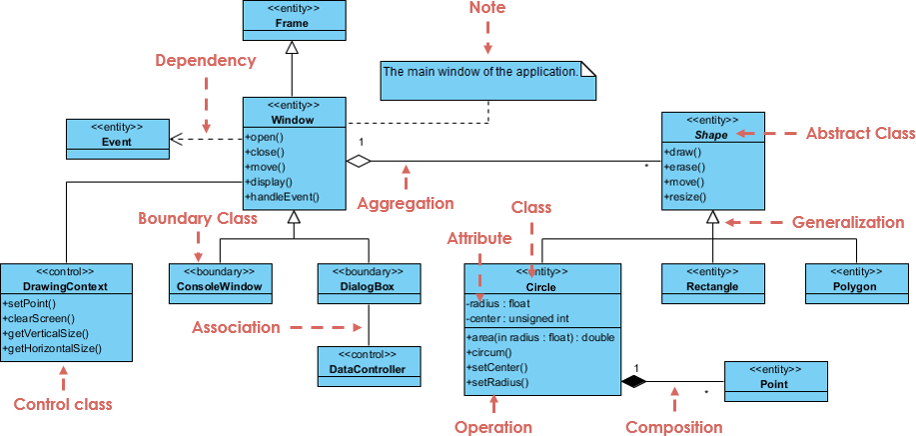
#> input picture Images-2/18-uml-class-diagram-example-gui.jpg, 916 x 436 px; its folder holds only this picture in this run
$ python bgremoval_uml.py
#> lines starting #> are read from the running program, lines starting #| are printed output that depends on the picture; after the words box and inside, x2 and y2 are one past the last pixel; in counts of white or black regions, pixels touching at a corner belong together
from PIL import Image
import cv2
import numpy as np
import glob
import pandas as pd
def find_exterior_edges(image_path):
    # Load the image
    img = Image.open(image_path)
#> img is the input picture: PIL image 916x436 RGB; mean R, G, B 216.4, 232.7, 240.7

    # Convert the image to grayscale
    gray_img = img.convert("L")
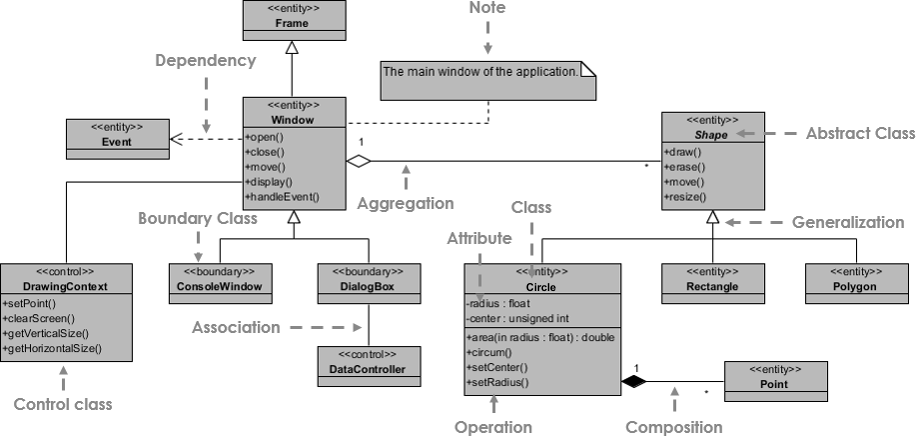
#> gray_img: PIL image 916x436 L; min 0, max 255, mean 228.7

    # Convert PIL Image to numpy array
    np_img = np.array(gray_img)

    np_blurred = cv2.GaussianBlur(np_img, (3,3), 0)
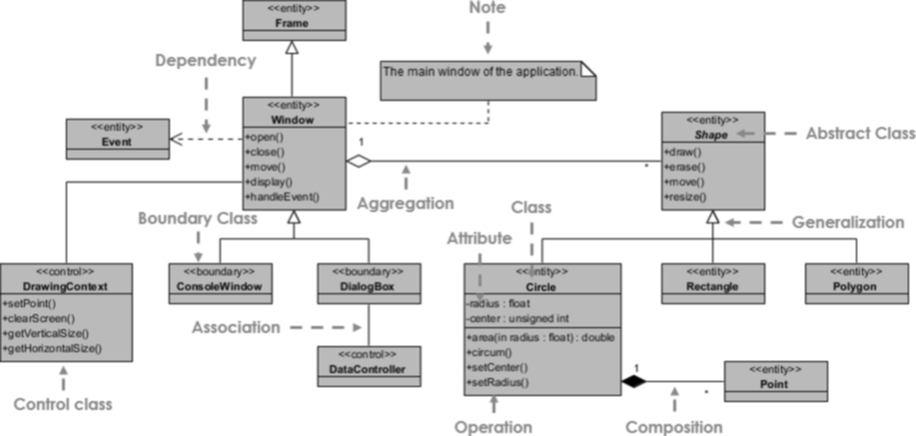
#> np_blurred: shape (436, 916); min 0, max 255, mean 228.8
    # apply morphology
    # Apply adaptive thresholding
    binary = cv2.adaptiveThreshold(np_blurred, 255, cv2.ADAPTIVE_THRESH_GAUSSIAN_C, cv2.THRESH_BINARY_INV, 11, 2)
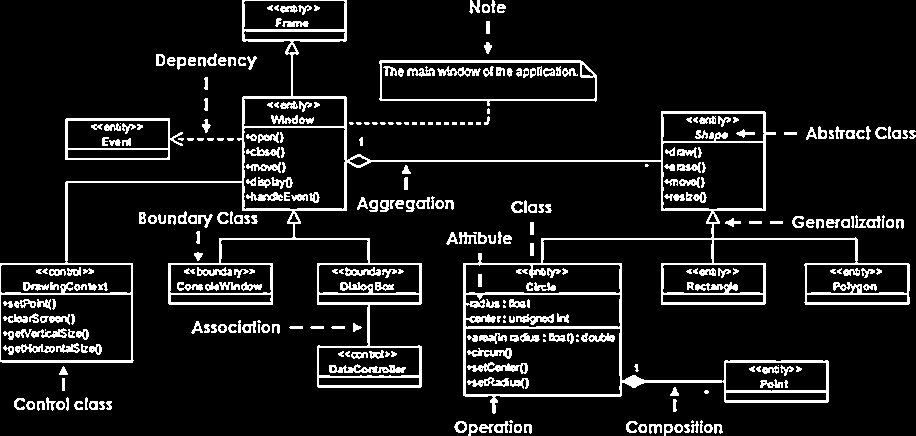
#> binary: shape (436, 916); 10% white; 338 white regions (46 under 20 px)

    # Find contours
    contours, _ = cv2.findContours(binary, cv2.RETR_EXTERNAL, cv2.CHAIN_APPROX_SIMPLE)
#> contours = 166 contours, 43 with area under 20; largest, box (x1, y1, x2, y2) and area: (0, 0, 910, 414) 88556, (379, 60, 597, 106) 8542, (65, 118, 183, 160) 4304, (454, 421, 467, 433) 106, (494, 421, 512, 433) 94

    # Apply erosion and d
    # Create a mask for exterior edges
    exterior_edges_mask = np.zeros_like(binary)

    # Draw filled contours on the mask
    areas=[]
    for contour in contours:
        area = cv2.contourArea(contour)
        areas.append(area)
#> this loop made 166 passes
#> area on passes 1 to 3: 36, 54, 24
#> after the loop, areas = 166 values, max 88556.5 at index 165, min 2.5 at index 55, mean 645.5

    q_10,q_5,q_1=pd.DataFrame(areas).quantile([0.1,0.05,0.01]).values
#> q_10 = [8]; q_5 = [8]; q_1 = [3.98]
    for contour in contours:
        area = cv2.contourArea(contour)
        if (area >=q_5) :  # Adjust this threshold based on the size of the UML diagram components
            cv2.drawContours(exterior_edges_mask, [contour], -1, (255), thickness=cv2.FILLED)
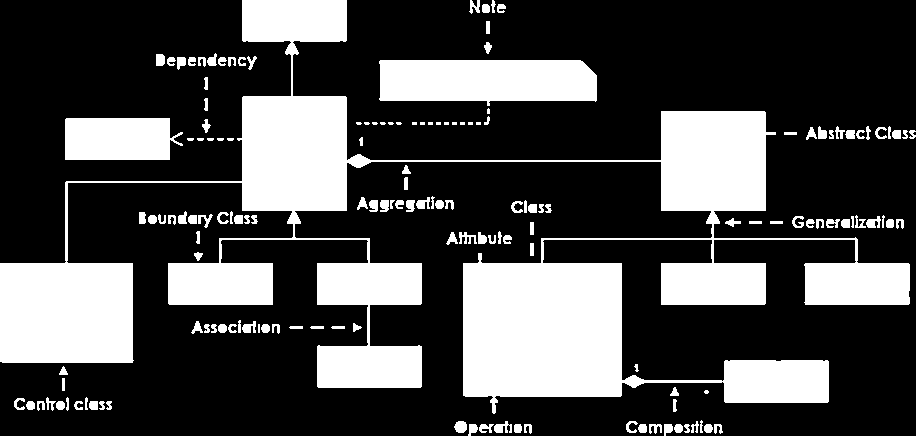
#> exterior_edges_mask: shape (436, 916); 28.4% white; 158 white regions (23 under 20 px), largest, box (x1, y1, x2, y2) and area: (0, 0, 910, 414) 91934, (379, 60, 597, 106) 8796, (65, 118, 183, 160) 4471


    # Apply erosion and dilation for refining the contour
    kernel = np.ones((1, 1), np.uint8)
    exterior_edges_mask = cv2.erode(exterior_edges_mask, kernel, iterations=2)
    exterior_edges_mask = cv2.dilate(exterior_edges_mask, kernel, iterations=1)

    #  Smoothen the mask
    smooth_mask = cv2.medianBlur(exterior_edges_mask, 3)
#> smooth_mask: shape (436, 916); 28.3% white; 133 white regions (23 under 20 px), largest, box (x1, y1, x2, y2) and area: (0, 0, 910, 414) 91948, (379, 60, 597, 106) 8795, (65, 118, 183, 160) 4469

    smooth_mask = cv2.GaussianBlur(smooth_mask, (3, 3), 0)
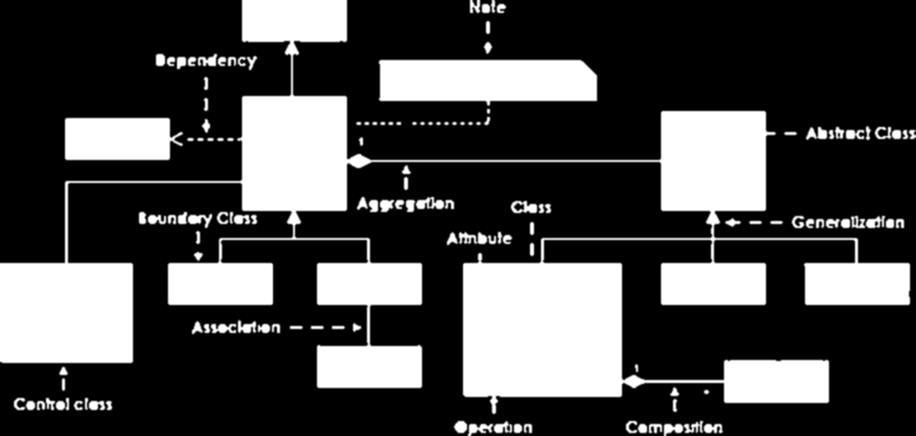
#> smooth_mask: shape (436, 916); min 0, max 255, mean 72.3

    return smooth_mask


def remove_background(image_path, edges_mask):

    # Load the image
    img = Image.open(image_path)

    # Convert the image to RGBA mode
    img = img.convert("RGBA")
#> img: PIL image 916x436 RGBA

    # Invert the edges mask
    inverted_edges_mask = 255 - edges_mask
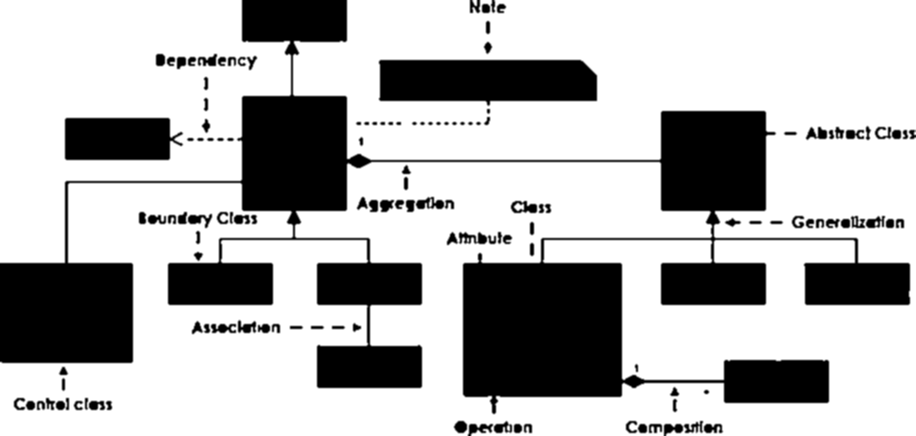
#> inverted_edges_mask: shape (436, 916); min 0, max 255, mean 182.7

    # Convert the inverted edges mask to PIL Image
    inverted_edges_img = Image.fromarray(inverted_edges_mask, mode='L')

    # Create a new image with alpha channel
    new_img = Image.new("RGBA", img.size, (255, 255, 255, 0))

    # Composite the original image and the inverted contour mask
    new_img.paste(img, (0, 0), img)
    new_img.paste((255, 255, 255, 0), (0, 0), inverted_edges_img)
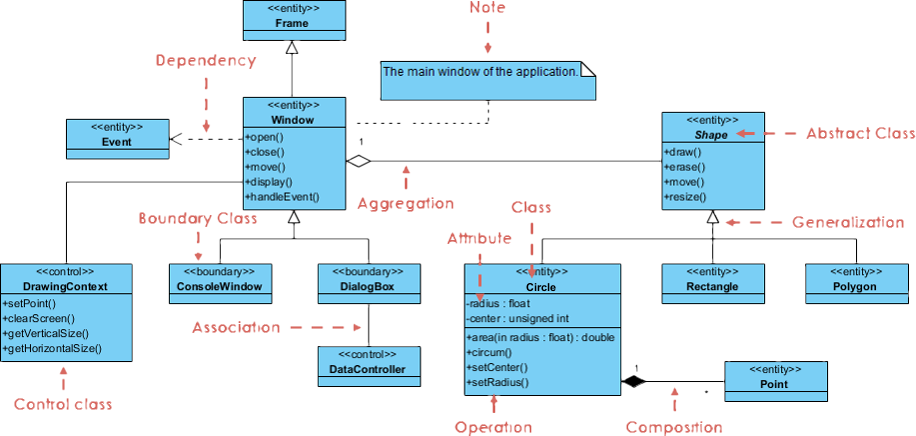
#> new_img: PIL image 916x436 RGBA; mean R, G, B, A 217.1, 233.8, 241.8, 72.3; transparent parts drawn white

    return new_img

image_dir='Images-2'
output_dir='Output-2'

for image_path in glob.glob(image_dir+"/**"):
    output_img=remove_background(image_path=image_path,edges_mask=find_exterior_edges(image_path))
    output_img.save(output_dir+f'/'+image_path.split('/')[-1].split('.')[0] +'.png')
